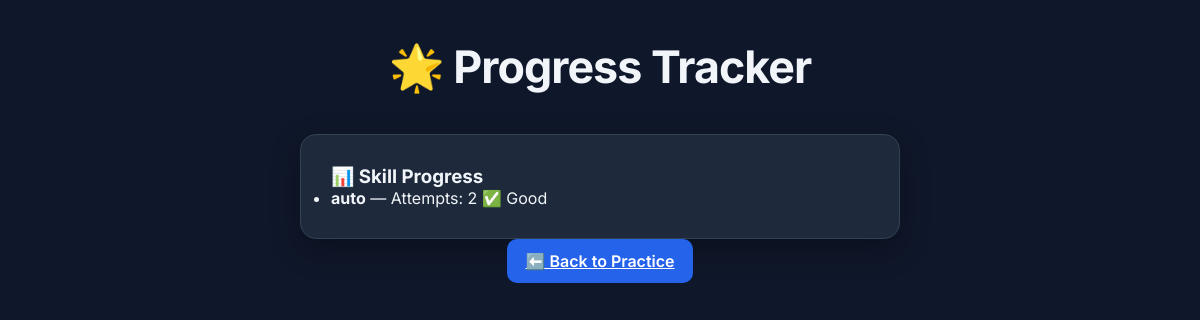
The page /progress (signed in) on the database as committed earlier.
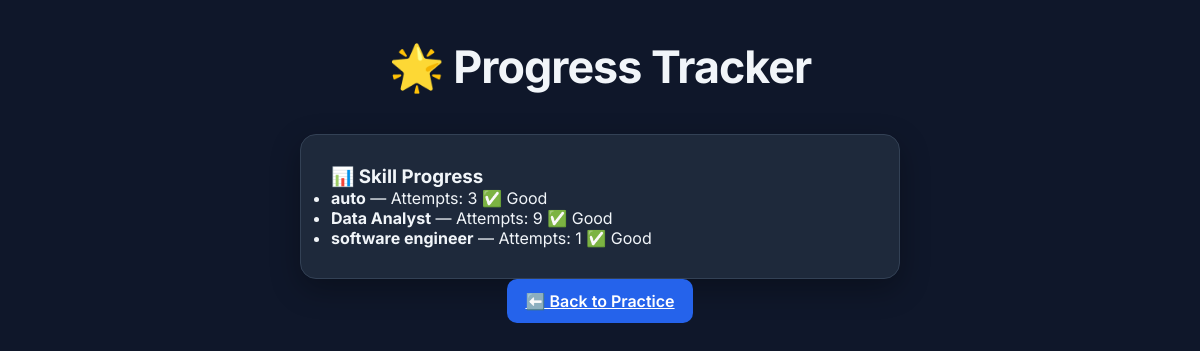
The same page on the database as committed later.
### models.py (models this page shows)
class SkillProgress(Base):
    __tablename__ = "skill_progress"
    id = Column(Integer, primary_key=True, index=True)
    user_id = Column(Integer, ForeignKey("users.id"))
    skill = Column(String)
    attempts = Column(Integer, default=0)
    weak = Column(Boolean, default=False)

### main.py (the view)
@app.get("/progress", response_class=HTMLResponse)
def progress_page(request: Request, db: Session = Depends(get_db)):
    user = get_current_user(request, db)
    if not user:
        return RedirectResponse("/login")
    skills = db.query(SkillProgress).filter(SkillProgress.user_id == user.id).all()
    return templates.TemplateResponse("progress.html", {"request": request, "username": user.username, "skills": skills})

### templates/progress.html (shortened to what this page needs)
<!DOCTYPE html>
<html lang="en">
<head>
  <link rel="stylesheet" href="/static/styles.css" />
</head>
<body>
  <h1>🌟 Progress Tracker</h1>
  <div class="card">
    <h3>📊 Skill Progress</h3>
    <ul>
      {% for skill in skills %}
        <li>
          <b>{{ skill.skill }}</b> — Attempts: {{ skill.attempts }}
          {% if skill.weak %} ⚠️ Weak {% else %} ✅ Good {% endif %}
        </li>
      {% endfor %}
    </ul>
  </div>
  <a href="/index" class="btn">⬅️ Back to Practice</a>
</body>
</html>

### static/styles.css (style rules this page uses)
:root { --primary: #2563eb; --primary-hover: #1d4ed8; --background: #0f172a; --surface: #1e293b; --surface-light: #334155; --text-main: #f1f5f9; --text-muted: #94a3b8; --border: #334155; --shadow: 0 10px 30px rgba(0,0,0,0.3); }
* { margin: 0; padding: 0; box-sizing: border-box; font-family: 'Inter', sans-serif; }
body { background: var(--background); color: var(--text-main); min-height: 100vh; padding: 40px 20px; display: flex; flex-direction: column; align-items: center; }
h1 { font-size: 2.8rem; font-weight: 700; margin-bottom: 40px; text-align: center; letter-spacing: -1px; }
.card, form#interview-form, #question-area, #feedback-area, .feature-card { background: var(--surface); border: 1px solid var(--border); border-radius: 16px; padding: 30px; box-shadow: var(--shadow); transition: all 0.25s ease; width: 100%; max-width: 600px; }
.btn, button { background: var(--primary); color: white; border: none; padding: 12px 18px; border-radius: 10px; font-weight: 600; cursor: pointer; transition: 0.2s ease; }

Rows that differ between the two databases and show on the page:
changed SkillProgress "auto": attempts "2" → "3"
added SkillProgress: skill "Data Analyst", attempts "9", weak "✅ Good"
added SkillProgress: skill "software engineer", attempts "1", weak "✅ Good"
